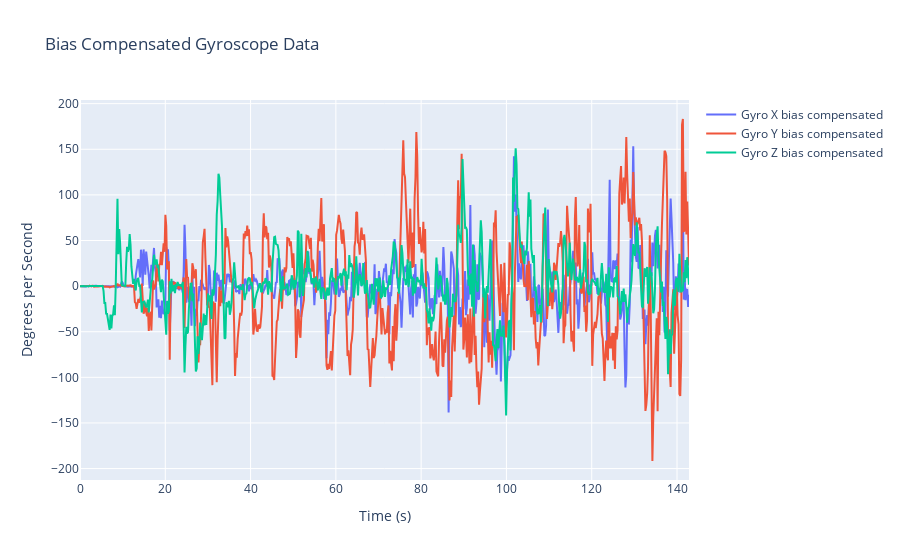

The notebook cell saved with this chart:
### Code cell
# get stationary data (first 10 seconds)
stationary_df = df[df['time_sec'] < 3.0]
# compute gyro biases
gyro_bias_x = stationary_df['gx_dps'].mean()
gyro_bias_y = stationary_df['gy_dps'].mean()
gyro_bias_z = stationary_df['gz_dps'].mean()
print(f"Gyro Biases: X={gyro_bias_x:.2f} dps, Y={gyro_bias_y:.2f} dps, Z={gyro_bias_z:.2f} dps")
# apply bias correction
df['gx_dps_corrected'] = df['gx_dps'] - gyro_bias_x
df['gy_dps_corrected'] = df['gy_dps'] - gyro_bias_y
df['gz_dps_corrected'] = df['gz_dps'] - gyro_bias_z
# plot corrected gyro data
fig = go.Figure()
fig.add_trace(go.Scatter(x=df['time_sec'], y=df['gx_dps_corrected'], name='Gyro X bias compensated'))
fig.add_trace(go.Scatter(x=df['time_sec'], y=df['gy_dps_corrected'], name='Gyro Y bias compensated'))
fig.add_trace(go.Scatter(x=df['time_sec'], y=df['gz_dps_corrected'], name='Gyro Z bias compensated'))
fig.update_layout(title='Bias Compensated Gyroscope Data', xaxis_title='Time (s)', yaxis_title='Degrees per Second')
fig.show()

### Figure 1 — Plotly figure (JSON) as saved in the notebook; plotly's stock layout.template omitted (floating-point values rounded to 4 significant figures; data arrays with more than 128 entries replaced by an {"elided": "..."} marker saying what was removed)
{"data": [{"name": "Gyro X bias compensated", "type": "scatter", "x": {"elided": "700 float values"}, "y": {"elided": "700 float values"}}, {"name": "Gyro Y bias compensated", "type": "scatter", "x": {"elided": "700 float values"}, "y": {"elided": "700 float values"}}, {"name": "Gyro Z bias compensated", "type": "scatter", "x": {"elided": "700 float values"}, "y": {"elided": "700 float values"}}], "layout": {"title": {"text": "Bias Compensated Gyroscope Data"}, "xaxis": {"title": {"text": "Time (s)"}}, "yaxis": {"title": {"text": "Degrees per Second"}}}}
